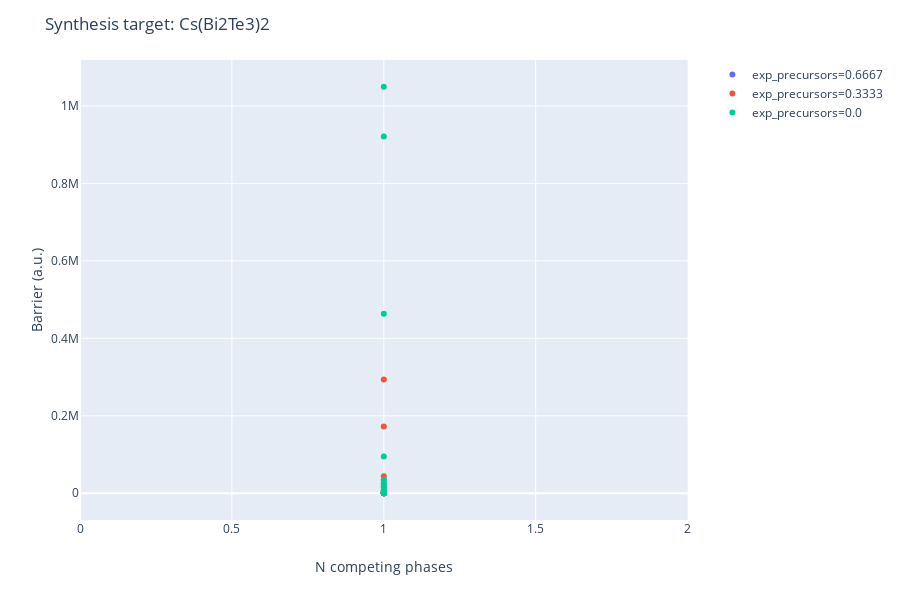

Notebook cell for this chart:
### Code cell
router.recommend_routes(temperature=298, pressure=None, allow_gas_release=False, show_known_precursors_only=False)

### Figure 1 — Plotly figure (JSON) as saved in the notebook; plotly's stock layout.template omitted (floating-point values rounded to 4 significant figures)
{"data": [{"customdata": [["4.0 Bi(mp-23152) + 0.5 Cs2Te(mp-573763) + 5.5 Te(mp-19)"], ["3.6667 Bi(mp-23152) + 0.3333 Cs3Bi(mp-635413) + 6.0 Te(mp-19)"], ["4.0 Bi(mp-23152) + 1.0 CsTe4(mp-1178386) + 2.0 Te(mp-19)"], ["3.0 Bi(mp-23152) + 1.0 CsBi(mp-1205121) + 6.0 Te(mp-19)"], ["2.0 Bi(mp-23152) + 6.0 Te(mp-19) + 1.0 CsBi2(mp-23163)"], ["4.0 Bi(mp-23152) + 4.5 Te(mp-19) + 0.5 Cs2Te3(mp-505634)"], ["4.0 Bi(mp-23152) + 5.0 Te(mp-19) + 1.0 CsTe(mp-8361)"]], "hoverlabel": {"namelength": 0}, "hovertemplate": "exp_precursors=0.6667<br>n_competing=%{x}<br>barrier=%{y}<br>summary=%{customdata[0]}", "legendgroup": "exp_precursors=0.6667", "marker": {"color": "#636efa", "symbol": "circle"}, "mode": "markers", "name": "exp_precursors=0.6667", "showlegend": true, "type": "scatter", "x": [1, 1, 1, 1, 1, 1, 1], "xaxis": "x", "y": [279.9, 64.49, 16.85, 105.0, 21.04, 83.22, 517.3], "yaxis": "y"}, {"customdata": [["0.3333 Bi(mp-23152) + 0.5 Cs2Te(mp-573763) + 1.8333 Bi2Te3(mp-34202)"], ["2.2222 Bi(mp-23152) + 1.0 CsTe4(mp-1178386) + 0.2222 Bi8Te9(mp-580062)"], ["2.6667 Bi(mp-23152) + 1.0 CsTe4(mp-1178386) + 0.6667 Bi2Te3(mp-34202)"], ["1.0 Bi(mp-23152) + 1.5 Bi2Te3(mp-34202) + 0.5 Cs2Te3(mp-505634)"], ["0.6667 Bi(mp-23152) + 1.6667 Bi2Te3(mp-34202) + 1.0 CsTe(mp-8361)"], ["0.5 Cs2Te(mp-573763) + 1.0 Te(mp-19) + 0.5 Bi8Te9(mp-580062)"], ["0.3333 Cs3Bi(mp-635413) + 1.875 Te(mp-19) + 0.4583 Bi8Te9(mp-580062)"], ["0.3333 Cs3Bi(mp-635413) + 0.5 Te(mp-19) + 1.8333 Bi2Te3(mp-34202)"], ["1.0 CsBi(mp-1205121) + 2.625 Te(mp-19) + 0.375 Bi8Te9(mp-580062)"], ["1.0 CsBi(mp-1205121) + 1.5 Te(mp-19) + 1.5 Bi2Te3(mp-34202)"], ["3.75 Te(mp-19) + 0.25 Bi8Te9(mp-580062) + 1.0 CsBi2(mp-23163)"], ["0.5 Te(mp-19) + 0.5 Bi8Te9(mp-580062) + 1.0 CsTe(mp-8361)"], ["3.0 Te(mp-19) + 1.0 Bi2Te3(mp-34202) + 1.0 CsBi2(mp-23163)"]], "hoverlabel": {"namelength": 0}, "hovertemplate": "exp_precursors=0.3333<br>n_competing=%{x}<br>barrier=%{y}<br>summary=%{customdata[0]}", "legendgroup": "exp_precursors=0.3333", "marker": {"color": "#EF553B", "symbol": "circle"}, "mode": "markers", "name": "exp_precursors=0.3333", "showlegend": true, "type": "scatter", "x": [1, 1, 1, 1, 1, 1, 1, 1, 1, 1, 1, 1, 1], "xaxis": "x", "y": [172500.0, 55.32, 54.62, 44150.0, 293600.0, 6470.0, 265.2, 591.5, 447.6, 859.2, 108.0, 23840.0, 146.5], "yaxis": "y"}, {"customdata": [["0.5 Bi8Te9(mp-580062) + 0.5 Cs2Te3(mp-505634)"], ["0.25 Cs2Te(mp-573763) + 0.1667 Cs3Bi(mp-635413) + 1.9167 Bi2Te3(mp-34202)"], ["0.3571 Cs2Te(mp-573763) + 0.2857 CsTe4(mp-1178386) + 0.5 Bi8Te9(mp-580062)"], ["0.375 Cs2Te(mp-573763) + 0.25 CsBi(mp-1205121) + 1.875 Bi2Te3(mp-34202)"], ["0.5 Cs2Te(mp-573763) + 0.1667 Bi8Te9(mp-580062) + 1.3333 Bi2Te3(mp-34202)"], ["0.4286 Cs2Te(mp-573763) + 1.8571 Bi2Te3(mp-34202) + 0.1429 CsBi2(mp-23163)"], ["0.1905 Cs3Bi(mp-635413) + 0.4286 CsTe4(mp-1178386) + 0.4762 Bi8Te9(mp-580062)"], ["0.2963 Cs3Bi(mp-635413) + 0.1111 CsTe4(mp-1178386) + 1.8519 Bi2Te3(mp-34202)"], ["0.25 Cs3Bi(mp-635413) + 1.875 Bi2Te3(mp-34202) + 0.125 Cs2Te3(mp-505634)"], ["0.2222 Cs3Bi(mp-635413) + 1.8889 Bi2Te3(mp-34202) + 0.3333 CsTe(mp-8361)"], ["0.5122 CsTe4(mp-1178386) + 0.4878 CsBi(mp-1205121) + 0.439 Bi8Te9(mp-580062)"], ["0.2727 CsTe4(mp-1178386) + 0.7273 CsBi(mp-1205121) + 1.6364 Bi2Te3(mp-34202)"], ["0.6 CsTe4(mp-1178386) + 0.4 Bi8Te9(mp-580062) + 0.4 CsBi2(mp-23163)"], ["0.1667 CsTe4(mp-1178386) + 0.5 Bi8Te9(mp-580062) + 0.8333 CsTe(mp-8361)"], ["0.4286 CsTe4(mp-1178386) + 1.4286 Bi2Te3(mp-34202) + 0.5714 CsBi2(mp-23163)"], ["0.5 CsBi(mp-1205121) + 1.75 Bi2Te3(mp-34202) + 0.25 Cs2Te3(mp-505634)"], ["0.4 CsBi(mp-1205121) + 1.8 Bi2Te3(mp-34202) + 0.6 CsTe(mp-8361)"], ["0.3333 Bi8Te9(mp-580062) + 0.6667 Bi2Te3(mp-34202) + 1.0 CsTe(mp-8361)"], ["1.6667 Bi2Te3(mp-34202) + 0.3333 CsBi2(mp-23163) + 0.3333 Cs2Te3(mp-505634)"], ["1.75 Bi2Te3(mp-34202) + 0.25 CsBi2(mp-23163) + 0.75 CsTe(mp-8361)"]], "hoverlabel": {"namelength": 0}, "hovertemplate": "exp_precursors=0.0<br>n_competing=%{x}<br>barrier=%{y}<br>summary=%{customdata[0]}", "legendgroup": "exp_precursors=0.0", "marker": {"color": "#00cc96", "symbol": "circle"}, "mode": "markers", "name": "exp_precursors=0.0", "showlegend": true, "type": "scatter", "x": [1, 1, 1, 1, 1, 1, 1, 1, 1, 1, 1, 1, 1, 1, 1, 1, 1, 1, 1, 1], "xaxis": "x", "y": [921200.0, 2995.0, 35150.0, 34840.0, 463600.0, 25670.0, 143.0, 135.6, 735.2, 1811.0, 5084.0, 957.4, 377.5, 94930.0, 443.3, 7360.0, 18130.0, 1049000.0, 7842.0, 14750.0], "yaxis": "y"}], "layout": {"height": 600, "legend": {"tracegroupgap": 0}, "margin": {"t": 60}, "title": {"text": "Synthesis target: Cs(Bi2Te3)2"}, "xaxis": {"anchor": "y", "domain": [0, 0.98], "title": {"text": "N competing phases"}}, "yaxis": {"anchor": "x", "domain": [0, 1], "title": {"text": "Barrier (a.u.)"}}}}
